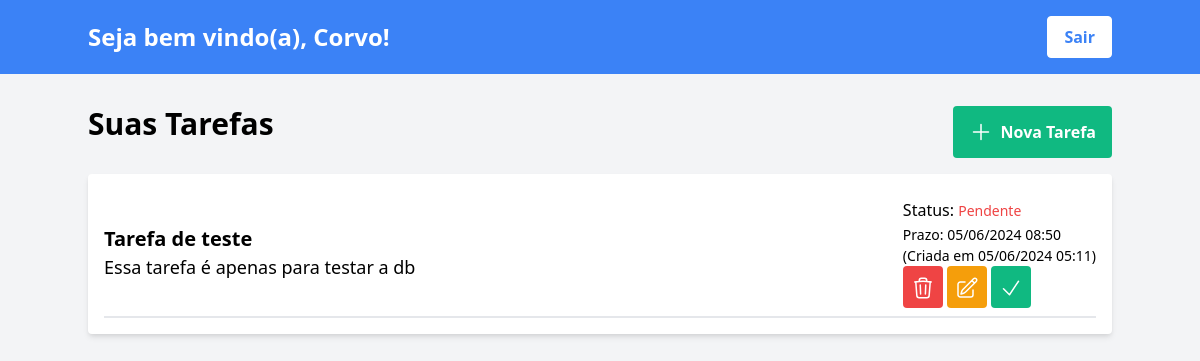
Before: /sistema (signed in) with the older database file.
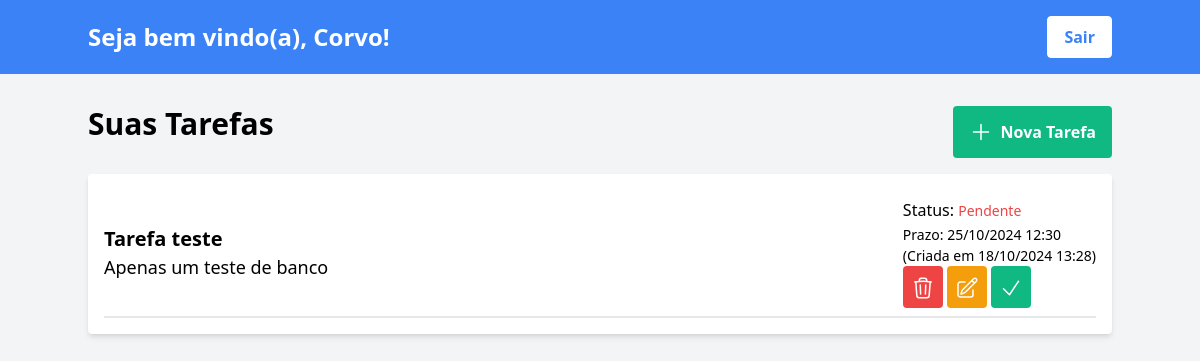
After: the same page with the newer database file.
### classes/classes.py (models this page shows, shortened)
class Usuario(b):
    __tablename__ = 'usuarios'
    id = Column(Integer, primary_key = True)
    nome = Column(String, unique = True, nullable = False)
    senha = Column(String, nullable = False)
    email = Column(String, nullable = False)
    tarefas = relationship('Tarefa', back_populates = 'usuario')

class Tarefa(b):
    __tablename__ = 'tarefas'
    id = Column(Integer, primary_key = True)
    titulo = Column(String, nullable = False)
    descricao = Column(String, nullable = False)
    data_criacao = Column(DateTime, default = datetime.now)
    data_prazo = Column(DateTime)
    concluida = Column(Boolean, default = False)
    usuario_id = Column(Integer, ForeignKey('usuarios.id'))
    usuario = relationship('Usuario', back_populates = 'tarefas')

### main.py (the view)
@app.route('/sistema')
@login_required
def sistema() -> Response:
    return render_template('sistema.html', user = current_user)

### main.py (called while the page is built)
@login_manager.user_loader
@with_session
def carregar_usuario(session: Session, id: int) -> Optional[Usuario]:
    return session.query(Usuario).options(joinedload(Usuario.tarefas)).filter_by(id = id).first()

### session/sessioncontrol.py (called while the page is built)
def criar_tabelas(engine: Engine) -> None:
    b.metadata.create_all(engine)

def with_session(func: callable) -> any:
    @wraps(func)
    def wrapper(*args, **kwargs) -> any:
        engine = create_engine('sqlite:///db/todolist.db', echo = True)
        criar_tabelas(engine)
        Session = sessionmaker(bind = engine)
        session = Session()
        servico = func(session, *args, **kwargs)
        session.close()
        return servico
    return wrapper

### templates/sistema.html (shortened to what this page needs)
<!DOCTYPE html>
<html lang="en">
<head>
    <link href="https://cdn.jsdelivr.net/npm/tailwindcss@2.2.19/dist/tailwind.min.css" rel="stylesheet">
    <link href="https://cdn.jsdelivr.net/npm/pikaday/css/pikaday.css" rel="stylesheet">
</head>
<body class="bg-gray-100">
    <nav class="bg-blue-500 p-4 text-white">
        <div class="container mx-auto flex justify-between items-center">
            <h1 class="text-2xl font-semibold">Seja bem vindo(a), {{ user.nome }}!</h1>
            <a href="{{ url_for('logout') }}" class="bg-white text-blue-500 font-semibold py-2 px-4 rounded border border-white hover:bg-blue-100">
                Sair
            </a>
        </div>
    </nav>
    <div class="container mx-auto mt-8">
        <div class="flex justify-between mb-4 mt-6">
            <h2 class="text-3xl font-semibold mb-4">Suas Tarefas</h2>
            <button id="nova_tarefa" class="bg-green-500 text-white font-semibold py-2 px-4 rounded hover:bg-green-600 flex items-center">
                <svg xmlns="http://www.w3.org/2000/svg" fill="none" viewBox="0 0 24 24" stroke-width="1.5" stroke="currentColor" class="w-6 h-6 mr-2">
                    <path stroke-linecap="round" stroke-linejoin="round" d="M12 4.5v15m7.5-7.5h-15" />
                </svg>
                Nova Tarefa
            </button>
        </div>
        <div class="bg-white p-4 rounded shadow-md">
            {% if user.tarefas %}
                {% for tarefa in user.tarefas %}
                <div class="flex items-center justify-between border-b-2 py-2">
                    <div class="flex-grow">
                        <div class="text-left">
                            <span class="text-xl font-semibold">{{ tarefa.titulo }}</span>
                            <br>
                            <span class="text-lg">{{ tarefa.descricao }}</span>
                        </div>
                    </div>
                    <div>
                        Status:
                        <span class="text-sm {% if tarefa.concluida %}text-green-500{% else %}text-red-500{% endif %}">
                            {% if tarefa.concluida %}Concluída{% else %}Pendente{% endif %}
                        </span>
                        <br>
                        <span class="text-sm">Prazo: {{ tarefa.data_prazo.strftime('%d/%m/%Y %H:%M') }}</span>
                        <br>
                        <span class="text-lg">
                            <p class="text-sm">(Criada em {{ tarefa.data_criacao.strftime('%d/%m/%Y %H:%M') }})</p>
                        </span>
                        <button onclick="abrirModalConfirmacao('{{ url_for('remover_tarefa', tarefa_id=tarefa.id) }}');" class="bg-red-500 text-white font-semibold py-2 px-2 rounded hover:bg-red-600">
                        </button>
                        <button class="bg-yellow-500 text-white font-semibold py-2 px-2 rounded hover:bg-yellow-600">
                        </button>
                        <button class="bg-green-500 text-white font-semibold py-2 px-2 rounded hover:bg-green-600">
                            <svg xmlns="http://www.w3.org/2000/svg" fill="none" viewBox="0 0 24 24" stroke-width="1.5" stroke="currentColor" class="w-6 h-6 inline-block align-middle"">
                                <path stroke-linecap="round" stroke-linejoin="round" d="M4.5 12.75l6 6 9-13.5" />
                            </svg>
                        </button>
                    </div>
                </div>
                {% endfor %}
            {% else %}
                <span>
                    <h2 class="text-xl font-semibold mb-4 text-gray-400 text-center">Você não tem nenhuma tarefa.</h2>
                </span>
            {% endif %}
        </div>
    </div>
</body>
</html>

Changed rows visible on the page:
changed Tarefa: titulo "Tarefa de teste" → "Tarefa teste"; descricao "Essa tarefa é apenas para testar a db" → "Apenas um teste de banco"; data_prazo "05/06/2024 08:50" → "25/10/2024 12:30"; data_criacao "05/06/2024 05:11" → "18/10/2024 13:28"
